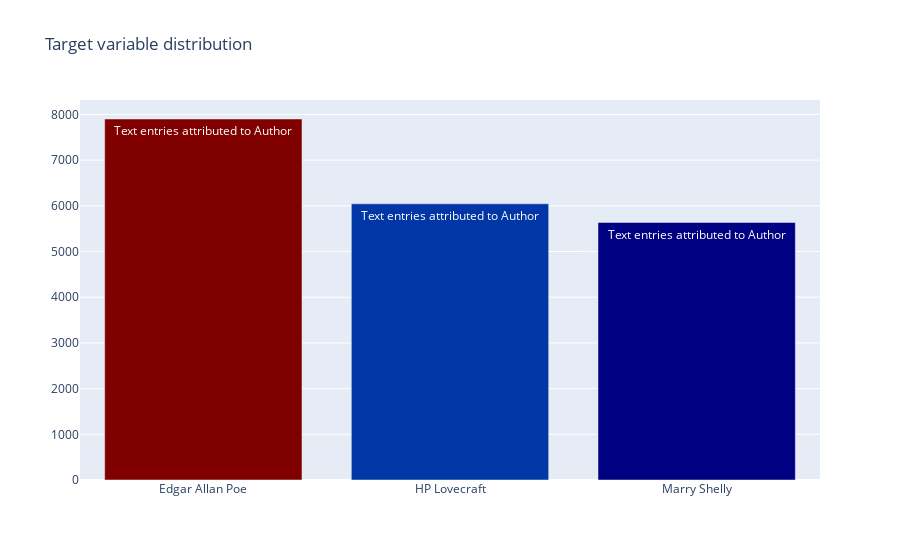

The notebook cell this image was saved under:
### Markdown cell above
### Summary statistics of the training set

### Code cell
z = {'EAP': 'Edgar Allan Poe', 'MWS': 'Marry Shelly', 'HPL': 'HP Lovecraft'}
data = [go.Bar(
    x=train.author.map(z).unique(),
    y=train.author.value_counts().values,
    marker=dict(colorscale='Jet',
                color=train.author.value_counts().values),
    text='Text entries attributed to Author'
)]

layout = go.Layout(
    title = 'Target variable distribution'
)

fig = go.Figure(data=data, layout=layout)

py.iplot(fig, filename='basic-bar')

### Figure 1 — Plotly figure (JSON) as saved in the notebook; plotly's stock layout.template omitted (floating-point values rounded to 4 significant figures)
{"data": [{"marker": {"color": [7900, 6044, 5635], "colorscale": [[0, "rgb(0,0,131)"], [0.2, "rgb(0,60,170)"], [0.4, "rgb(5,255,255)"], [0.6, "rgb(255,255,0)"], [0.8, "rgb(250,0,0)"], [1, "rgb(128,0,0)"]]}, "text": "Text entries attributed to Author", "type": "bar", "x": ["Edgar Allan Poe", "HP Lovecraft", "Marry Shelly"], "y": [7900, 6044, 5635]}], "layout": {"title": {"text": "Target variable distribution"}}}
